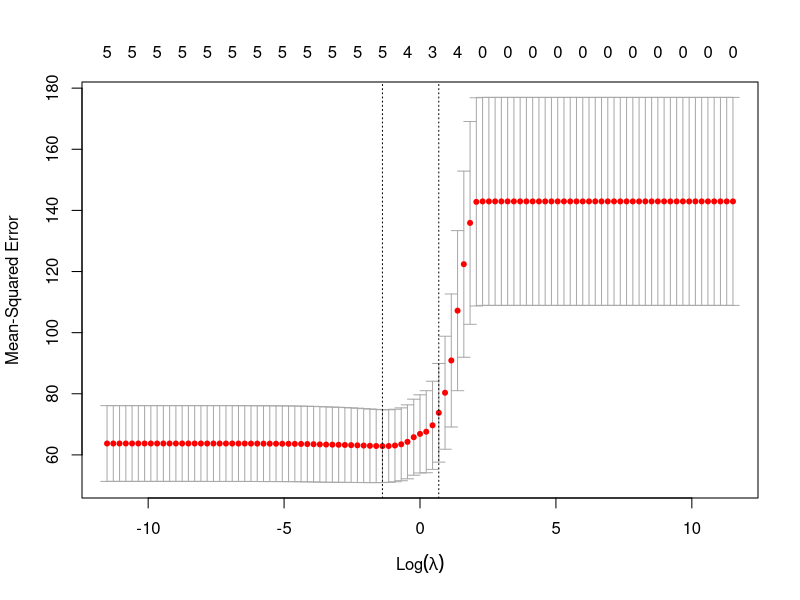

R code for this plot:
library(ggplot2)
library(lattice)
library(caret)

# Load the dataset and rename variables
data(swiss)
swiss_data <- swiss
colnames(swiss_data)[1] <- "Fertility"

# Display the dataset
head(swiss_data)

# Split data into training and test sets
set.seed(150)
train_index <- createDataPartition(swiss_data$Fertility, p=0.8, list=FALSE)
train_data <- swiss_data[train_index,]
test_data <- swiss_data[-train_index,]

# Fit a linear regression model on the training data
lm_model <- lm(Fertility ~ ., data=train_data)
summary(lm_model)

# Calculate test mean squared error for the linear model
lm_predictions <- predict(lm_model, newdata=test_data)
lm_mse <- mean((test_data$Fertility - lm_predictions)^2)
cat("Linear Model Test MSE:", lm_mse, "\n")

# Fit a LASSO regression model on the training data
library(glmnet)
x <- model.matrix(Fertility ~ ., data=train_data)[,-1]
y <- train_data$Fertility
lambda_seq <- 10^seq(5,-5,by=-.1)
lasso_cv <- cv.glmnet(x, y, alpha=1, lambda=lambda_seq)
plot(lasso_cv)
best_lambda <- lasso_cv$lambda.min
lasso_model <- glmnet(x, y, alpha=1, lambda=best_lambda)
summary(lasso_model)

# Calculate test mean squared error for the LASSO model
lasso_predictions <- predict(lasso_model, newx=model.matrix(Fertility ~ ., data=test_data)[,-1], type="response")
lasso_mse <- mean((test_data$Fertility - lasso_predictions)^2)
cat("LASSO Model Test MSE:", lasso_mse, "\n")

# Print the coefficients of both models
cat("\nLinear Model Coefficients:\n")
print(coef(lm_model))
cat("\nLASSO Model Coefficients:\n")
print(coef(lasso_model))
